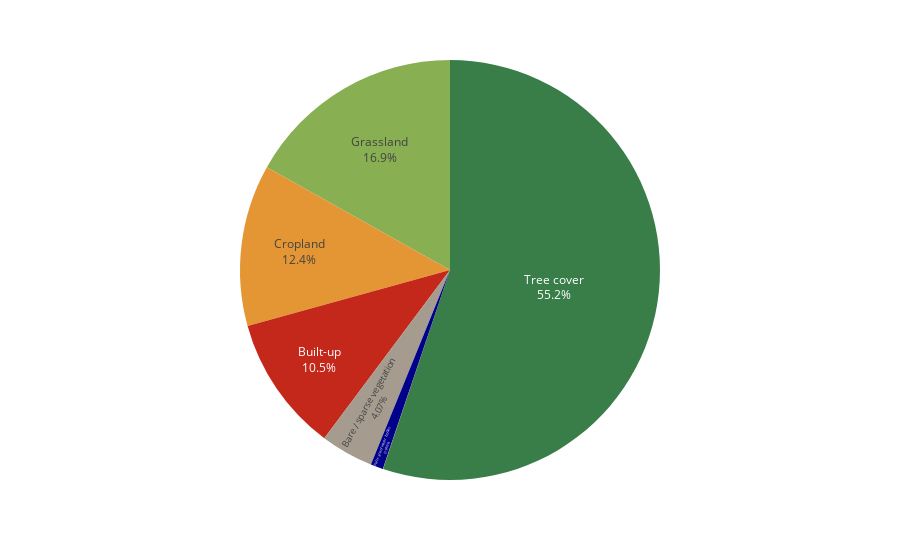

The notebook cell saved with this chart:
### Code cell
# #Landcover Graph Pie
# def lc_stats():
    
#     with open("global_inputs.yml", 'r') as f:
#         global_inputs = yaml.safe_load(f)

    
#     city_inputs = global_inputs.get('city_inputs')

#     if menu['landcover']:  
#         lc_stats_file = Path(output_folder / f"{city}_lc.csv")  
#         if not lc_stats_file.exists():  
#             print("Land Cover stats file does not exist.")
#             return  
        
        
#         lc = pd.read_csv(lc_stats_file)

#         # Define colors
#         lc_colors = {
#             "Tree cover": "#397e48",
#             "Built-up": "#c4281b",
#             "Grassland": "#88af52",
#             "Bare / sparse vegetation": "#a59b8f",
#             "Cropland": "#e49634",
#             "Water bodies": "#429bdf",
#             "Permanent water bodies": "#00008b",#change this
#             "Mangroves": "#90EE90",#change this
#             "Moss and lichen": "#013220",#change this
#             "Shrubland": "#dfc25a",
#             "Herbaceous wetland": "#7d87c4",
#             "Snow and ice": "#F5F5F5"
#         }
#         #connect it to the frontend layers.yml

        
#         total_pixels = lc['Pixel Count'].sum()

        
#         lc['Percentage'] = lc['Pixel Count'] / total_pixels * 100

        
#         # Matplotlib pie chart
#         plt.figure(figsize=(4, 4))
#         wedges, _, autotexts = plt.pie(lc['Pixel Count'], labels=None,
#                                         colors=[lc_colors[lc_type] for lc_type in lc['Land Cover Type']],
#                                         startangle=90, autopct='%1.0f%%')
#         plt.title("Land Cover Distribution")
        
#         # Add percentage labels to the pie chart for land cover types > 5%
#         for autotext, pct in zip(autotexts, lc['Percentage']):
#             if pct >= 5:
#                 autotext.set_color('black')
#                 autotext.set_size(10)
#                 autotext.set_text(f"{pct:.0f}%")
#             else:
#                 autotext.set_text('')  # Hide labels for slices with percentage < 5%
        
#         # Save matplotlib pie chart
#         render_path = os.path.join(render_folder, f"{city}_landcover.png")
#         plt.savefig(render_path)
#         plt.close()
        
#         fig = px.pie(lc, values='Pixel Count', names='Land Cover Type', color='Land Cover Type', color_discrete_map=lc_colors)
#         fig.update_layout(showlegend=False)
#         fig.update_traces(textposition='inside', textinfo='percent+label')
#         fig.show()
#         fig.write_html(render_path.replace('.png', '.html'),full_html=False, include_plotlyjs='cdn')

#         # Dictionary to convert integers to ordinal strings
#         ordinal_dict = {1: "first", 2: "second", 3: "third"}

#         # Print the percentage of the first three highest values
#         highest_values = lc.sort_values(by='Percentage', ascending=False).head(3)
#         for i, (index, row) in enumerate(highest_values.iterrows()):
#             ordinal_str = ordinal_dict.get(i + 1, str(i + 1) + "th")
#             print(f"The {ordinal_str} highest landcover value is {row['Land Cover Type']} with {row['Percentage']:.2f}% of the total land area")
       
 

# lc_stats()

### Figure 1 — Plotly figure (JSON) as saved in the notebook; plotly's stock layout.template omitted (floating-point values rounded to 4 significant figures)
{"data": [{"customdata": [["Tree cover"], ["Shrubland"], ["Grassland"], ["Cropland"], ["Built-up"], ["Bare / sparse vegetation"], ["Snow and ice"], ["Permanent water bodies"], ["Herbaceous wetland"], ["Mangroves"], ["Moss and lichen"]], "domain": {"x": [0, 1], "y": [0, 1]}, "hovertemplate": "Land Cover Type=%{customdata[0]}<br>Pixel Count=%{value}<extra></extra>", "labels": ["Tree cover", "Shrubland", "Grassland", "Cropland", "Built-up", "Bare / sparse vegetation", "Snow and ice", "Permanent water bodies", "Herbaceous wetland", "Mangroves", "Moss and lichen"], "legendgroup": "", "marker": {"colors": ["#397e48", "#dfc25a", "#88af52", "#e49634", "#c4281b", "#a59b8f", "#F5F5F5", "#00008b", "#7d87c4", "#90EE90", "#013220"]}, "name": "", "showlegend": true, "textinfo": "percent+label", "textposition": "inside", "type": "pie", "values": [15680000.0, 4081.0, 4792000.0, 3533000.0, 2983000.0, 1157000.0, 0, 274400.0, 1, 0, 0]}], "layout": {"legend": {"tracegroupgap": 0}, "margin": {"t": 60}, "showlegend": false}}
